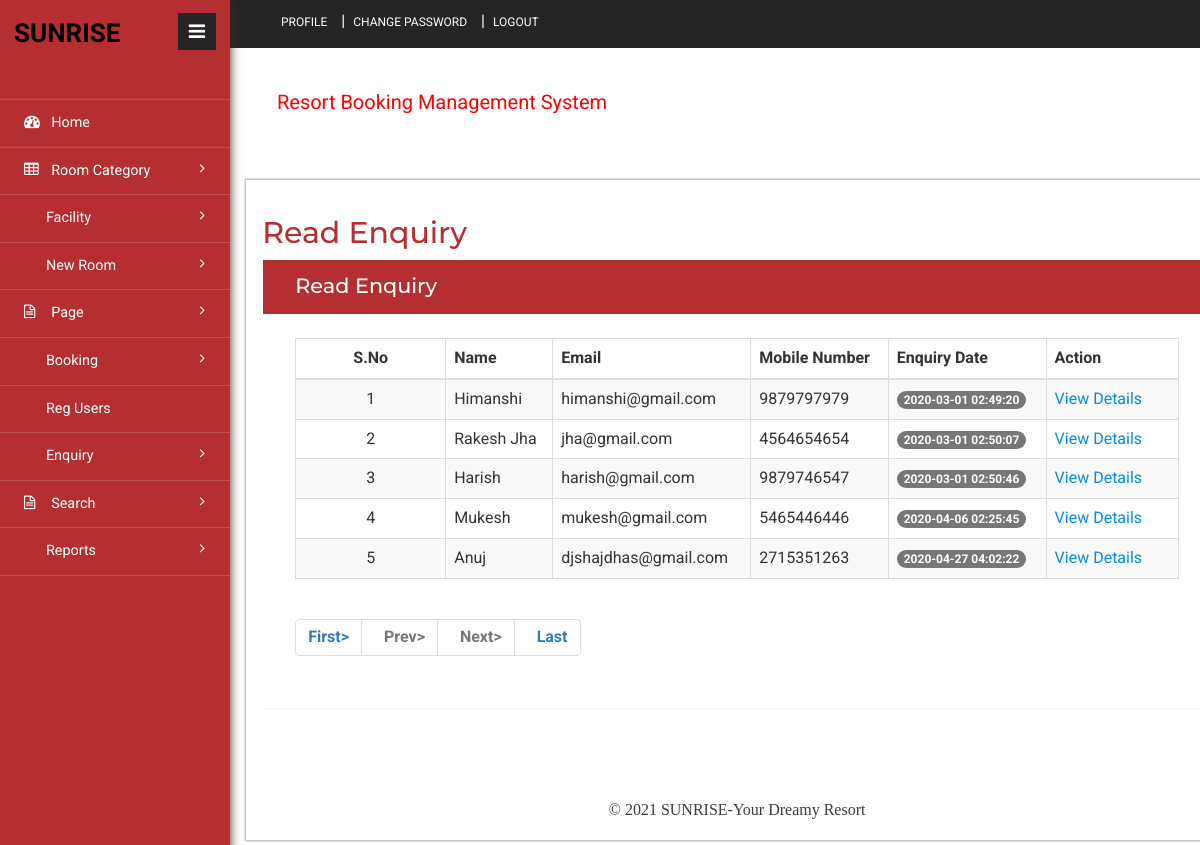
The page /admin/read-enquiry.php (signed in) on the database its author committed.
### tables this page shows
CREATE TABLE `tblcontact` (
  `ID` int(10) NOT NULL,
  `Name` varchar(200) DEFAULT NULL,
  `MobileNumber` bigint(10) DEFAULT NULL,
  `Email` varchar(200) DEFAULT NULL,
  `Message` mediumtext DEFAULT NULL,
  `EnquiryDate` timestamp NULL DEFAULT current_timestamp(),
  `IsRead` int(5) DEFAULT NULL
);

### admin/read-enquiry.php (the view, shortened to what this page needs)
<?php
include('includes/dbconnection.php');
if (strlen($_SESSION['hbmsaid']==0)) {
  header('location:logout.php');
  } else{
?>
<!DOCTYPE HTML>
<html>
<head>
<link href="css/bootstrap.min.css" rel='stylesheet' type='text/css' />
<link href="css/style.css" rel='stylesheet' type='text/css' />
<link href="css/font-awesome.css" rel="stylesheet">
<link rel="stylesheet" href="css/icon-font.min.css" type='text/css' />
</head>
<body>
   <div class="page-container">
	<div class="left-content">
	   <div class="inner-content">
			<?php include_once('includes/header.php');?>
			<div class="content">
<div class="women_main">
	<div class="grids">
					<div class="progressbar-heading grids-heading">
						<h2>Read Enquiry</h2>
					</div>
					<div class="panel panel-widget forms-panel">
						<div class="forms">
							<div class="form-grids widget-shadow" data-example-id="basic-forms">
								<div class="form-title">
									<h4>Read Enquiry</h4>
								</div>
								<div class="form-body">
									     <table class="table table-bordered table-striped table-vcenter js-dataTable-full-pagination">
                                <thead>
                                    <tr>
                                        <th class="text-center">S.No</th>
                                        <th>Name</th>
                                        <th class="d-none d-sm-table-cell">Email</th>
                                        <th class="d-none d-sm-table-cell">Mobile Number</th>
                                        <th class="d-none d-sm-table-cell">Enquiry Date</th>
                                        <th class="d-none d-sm-table-cell" style="width: 15%;">Action</th>
                                       </tr>
                                </thead>
                                <tbody>
                                    <?php
                                    if (isset($_GET['pageno'])) {
            $pageno = $_GET['pageno'];
        } else {
            $pageno = 1;
        }
        $no_of_records_per_page = 10;
        $offset = ($pageno-1) * $no_of_records_per_page;
       $ret = "SELECT ID FROM tblcontact";
$query1 = $dbh -> prepare($ret);
$query1->execute();
$total_rows=$query1->rowCount();
$total_pages = ceil($total_rows / $no_of_records_per_page);
$sql="SELECT * from tblcontact where IsRead='1' LIMIT $offset, $no_of_records_per_page";
$query = $dbh -> prepare($sql);
$query->execute();
$results=$query->fetchAll(PDO::FETCH_OBJ);
$cnt=1;
if($query->rowCount() > 0)
{
foreach($results as $row)
{               ?>
                                    <tr>
                                        <td class="text-center"><?php echo htmlentities($cnt);?></td>
                                        <td class="font-w600"><?php  echo htmlentities($row->Name);?></td>
                                        <td class="d-none d-sm-table-cell"><?php  echo htmlentities($row->Email);?></td>
                                        <td class="d-none d-sm-table-cell"><?php  echo htmlentities($row->MobileNumber);?></td>
                                        <td class="d-none d-sm-table-cell">
                                            <span class="badge badge-primary"><?php  echo htmlentities($row->EnquiryDate);?></span>
                                        </td>
                                         <td><a href="view-enquiry.php?viewid=<?php echo htmlentities ($row->ID);?>">View Details</a></td>
                                    </tr>
                                    <?php $cnt=$cnt+1;}} ?>
                                </tbody>
                            </table>
                            <div align="left">
    <ul class="pagination" >
        <li><a href="?pageno=1"><strong>First></strong></a></li>
        <li class="<?php if($pageno <= 1){ echo 'disabled'; } ?>">
            <a href="<?php if($pageno <= 1){ echo '#'; } else { echo "?pageno=".($pageno - 1); } ?>"><strong style="padding-left: 10px">Prev></strong></a>
        </li>
        <li class="<?php if($pageno >= $total_pages){ echo 'disabled'; } ?>">
            <a href="<?php if($pageno >= $total_pages){ echo '#'; } else { echo "?pageno=".($pageno + 1); } ?>"><strong style="padding-left: 10px">Next></strong></a>
        </li>
        <li><a href="?pageno=<?php echo $total_pages; ?>"><strong style="padding-left: 10px">Last</strong></a></li>
    </ul>
</div>
								</div>
							</div>
						</div>
					</div>
				</div>
<?php include_once('includes/footer.php');?>
</div>
</div>
		</div>
</div>
			<?php include_once('includes/sidebar.php');?>
							</div>
</body>
</html><?php }  ?>

### rows shown on the page
tblcontact: Name "Himanshi", Email "himanshi@gmail.com", MobileNumber "9879797979", EnquiryDate "2020-03-01 02:49:20"
tblcontact: Name "Rakesh Jha", Email "jha@gmail.com", MobileNumber "4564654654", EnquiryDate "2020-03-01 02:50:07"
tblcontact: Name "Harish", Email "harish@gmail.com", MobileNumber "9879746547", EnquiryDate "2020-03-01 02:50:46"
tblcontact: Name "Mukesh", Email "mukesh@gmail.com", MobileNumber "5465446446", EnquiryDate "2020-04-06 02:25:45"
tblcontact: Name "Anuj", Email "djshajdhas@gmail.com", MobileNumber "2715351263", EnquiryDate "2020-04-27 04:02:22"
